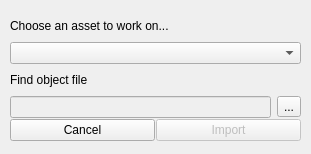
<?xml version="1.0" encoding="UTF-8"?>
<ui version="4.0">
 <class>Importer</class>
 <widget class="QMainWindow" name="Importer">
  <property name="geometry">
   <rect>
    <x>0</x>
    <y>0</y>
    <width>311</width>
    <height>154</height>
   </rect>
  </property>
  <property name="windowTitle">
   <string>Importer</string>
  </property>
  <widget class="QWidget" name="centralwidget">
   <widget class="QWidget" name="verticalLayoutWidget">
    <property name="geometry">
     <rect>
      <x>10</x>
      <y>10</y>
      <width>291</width>
      <height>131</height>
     </rect>
    </property>
    <layout class="QVBoxLayout" name="verticalLayout">
     <property name="spacing">
      <number>1</number>
     </property>
     <item>
      <widget class="QLabel" name="label">
       <property name="text">
        <string>Choose an asset to work on...</string>
       </property>
      </widget>
     </item>
     <item>
      <layout class="QHBoxLayout" name="horizontalLayout_3">
       <item>
        <widget class="QComboBox" name="comboBox"/>
       </item>
      </layout>
     </item>
     <item>
      <widget class="QLabel" name="label_2">
       <property name="text">
        <string>Find object file</string>
       </property>
      </widget>
     </item>
     <item>
      <layout class="QHBoxLayout" name="fileChooser">
       <property name="spacing">
        <number>6</number>
       </property>
       <property name="topMargin">
        <number>0</number>
       </property>
       <item>
        <widget class="QLineEdit" name="fileDisplay">
         <property name="enabled">
          <bool>false</bool>
         </property>
        </widget>
       </item>
       <item>
        <widget class="QToolButton" name="pickerButton">
         <property name="text">
          <string>...</string>
         </property>
        </widget>
       </item>
      </layout>
     </item>
     <item>
      <layout class="QHBoxLayout" name="buttons">
       <item>
        <widget class="QPushButton" name="cancelButton">
         <property name="text">
          <string>Cancel</string>
         </property>
        </widget>
       </item>
       <item>
        <widget class="QPushButton" name="importButton">
         <property name="enabled">
          <bool>false</bool>
         </property>
         <property name="text">
          <string>Import</string>
         </property>
        </widget>
       </item>
      </layout>
     </item>
    </layout>
   </widget>
  </widget>
 </widget>
 <resources/>
 <connections/>
 <slots>
  <slot>enableImportButton()</slot>
 </slots>
</ui>
